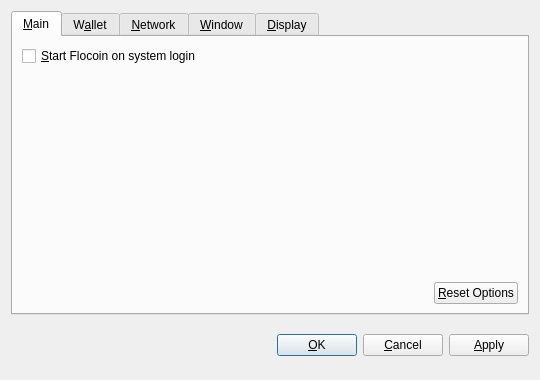
<?xml version="1.0" encoding="UTF-8"?>
<ui version="4.0">
 <class>OptionsDialog</class>
 <widget class="QDialog" name="OptionsDialog">
  <property name="geometry">
   <rect>
    <x>0</x>
    <y>0</y>
    <width>540</width>
    <height>380</height>
   </rect>
  </property>
  <property name="windowTitle">
   <string>Options</string>
  </property>
  <property name="modal">
   <bool>true</bool>
  </property>
  <layout class="QVBoxLayout" name="verticalLayout">
   <item>
    <widget class="QTabWidget" name="tabWidget">
     <property name="tabPosition">
      <enum>QTabWidget::North</enum>
     </property>
     <property name="currentIndex">
      <number>0</number>
     </property>
     <widget class="QWidget" name="tabMain">
      <attribute name="title">
       <string>&amp;Main</string>
      </attribute>
      <layout class="QVBoxLayout" name="verticalLayout_Main">
       <item>
        <widget class="QCheckBox" name="bitcoinAtStartup">
         <property name="toolTip">
          <string>Automatically start Flocoin after logging in to the system.</string>
         </property>
         <property name="text">
          <string>&amp;Start Flocoin on system login</string>
         </property>
        </widget>
       </item>
       <item>
        <spacer name="verticalSpacer_Main">
         <property name="orientation">
          <enum>Qt::Vertical</enum>
         </property>
         <property name="sizeHint" stdset="0">
          <size>
           <width>20</width>
           <height>40</height>
          </size>
         </property>
        </spacer>
       </item>
       <item>
        <layout class="QHBoxLayout" name="horizontalLayout_2_Main">
         <item>
          <spacer name="horizontalSpacer_2_Main">
           <property name="orientation">
            <enum>Qt::Horizontal</enum>
           </property>
           <property name="sizeHint" stdset="0">
            <size>
             <width>40</width>
             <height>20</height>
            </size>
           </property>
          </spacer>
         </item>
         <item>
          <widget class="QPushButton" name="resetButton">
           <property name="toolTip">
            <string>Reset all client options to default.</string>
           </property>
           <property name="text">
            <string>&amp;Reset Options</string>
           </property>
           <property name="autoDefault">
            <bool>false</bool>
           </property>
          </widget>
         </item>
        </layout>
       </item>
      </layout>
     </widget>
     <widget class="QWidget" name="tabWallet">
      <attribute name="title">
       <string>W&amp;allet</string>
      </attribute>
      <layout class="QVBoxLayout" name="verticalLayout_Network">
       <item>
        <widget class="QLabel" name="transactionFeeInfoLabel">
         <property name="text">
          <string>Optional transaction fee per kB that helps make sure your transactions are processed quickly. Most transactions are 1 kB.</string>
         </property>
         <property name="textFormat">
          <enum>Qt::PlainText</enum>
         </property>
         <property name="wordWrap">
          <bool>true</bool>
         </property>
        </widget>
       </item>
       <item>
        <layout class="QHBoxLayout" name="horizontalLayout_1_Main">
         <item>
          <widget class="QLabel" name="transactionFeeLabel">
           <property name="text">
            <string>Pay transaction &amp;fee</string>
           </property>
           <property name="textFormat">
            <enum>Qt::PlainText</enum>
           </property>
           <property name="buddy">
            <cstring>transactionFee</cstring>
           </property>
          </widget>
         </item>
         <item>
          <widget class="BitcoinAmountField" name="transactionFee"/>
         </item>
         <item>
          <spacer name="horizontalSpacer_1_Main">
           <property name="orientation">
            <enum>Qt::Horizontal</enum>
           </property>
           <property name="sizeHint" stdset="0">
            <size>
             <width>40</width>
             <height>20</height>
            </size>
           </property>
          </spacer>
         </item>
        </layout>
       </item>
       <item>
        <widget class="QLabel" name="label">
         <property name="text">
          <string>If you disable the spending of unconfirmed change, the change from a transaction cannot be used until that transaction has at least one confirmation. This also affects how your balance is computed.</string>
         </property>
         <property name="wordWrap">
          <bool>true</bool>
         </property>
        </widget>
       </item>
       <item>
        <widget class="QCheckBox" name="spendZeroConfChange">
         <property name="text">
          <string>Spend unconfirmed change  (experts only)</string>
         </property>
        </widget>
       </item>
       <item>
        <spacer name="verticalSpacer">
         <property name="orientation">
          <enum>Qt::Vertical</enum>
         </property>
         <property name="sizeHint" stdset="0">
          <size>
           <width>20</width>
           <height>40</height>
          </size>
         </property>
        </spacer>
       </item>
      </layout>
     </widget>
     <widget class="QWidget" name="tabNetwork">
      <attribute name="title">
       <string>&amp;Network</string>
      </attribute>
      <layout class="QVBoxLayout" name="verticalLayout_Network">
       <item>
        <widget class="QCheckBox" name="mapPortUpnp">
         <property name="toolTip">
          <string>Automatically open the Flocoin client port on the router. This only works when your router supports UPnP and it is enabled.</string>
         </property>
         <property name="text">
          <string>Map port using &amp;UPnP</string>
         </property>
        </widget>
       </item>
       <item>
        <widget class="QCheckBox" name="connectSocks">
         <property name="toolTip">
          <string>Connect to the Flocoin network through a SOCKS proxy (e.g. when connecting through Tor).</string>
         </property>
         <property name="text">
          <string>&amp;Connect through SOCKS proxy:</string>
         </property>
        </widget>
       </item>
       <item>
        <layout class="QHBoxLayout" name="horizontalLayout_Network">
         <item>
          <widget class="QLabel" name="proxyIpLabel">
           <property name="text">
            <string>Proxy &amp;IP:</string>
           </property>
           <property name="textFormat">
            <enum>Qt::PlainText</enum>
           </property>
           <property name="buddy">
            <cstring>proxyIp</cstring>
           </property>
          </widget>
         </item>
         <item>
          <widget class="QValidatedLineEdit" name="proxyIp">
           <property name="maximumSize">
            <size>
             <width>140</width>
             <height>16777215</height>
            </size>
           </property>
           <property name="toolTip">
            <string>IP address of the proxy (e.g. 127.0.0.1)</string>
           </property>
          </widget>
         </item>
         <item>
          <widget class="QLabel" name="proxyPortLabel">
           <property name="text">
            <string>&amp;Port:</string>
           </property>
           <property name="textFormat">
            <enum>Qt::PlainText</enum>
           </property>
           <property name="buddy">
            <cstring>proxyPort</cstring>
           </property>
          </widget>
         </item>
         <item>
          <widget class="QLineEdit" name="proxyPort">
           <property name="maximumSize">
            <size>
             <width>55</width>
             <height>16777215</height>
            </size>
           </property>
           <property name="toolTip">
            <string>Port of the proxy (e.g. 9050)</string>
           </property>
          </widget>
         </item>
         <item>
          <widget class="QLabel" name="socksVersionLabel">
           <property name="text">
            <string>SOCKS &amp;Version:</string>
           </property>
           <property name="textFormat">
            <enum>Qt::PlainText</enum>
           </property>
           <property name="buddy">
            <cstring>socksVersion</cstring>
           </property>
          </widget>
         </item>
         <item>
          <widget class="QValueComboBox" name="socksVersion">
           <property name="toolTip">
            <string>SOCKS version of the proxy (e.g. 5)</string>
           </property>
          </widget>
         </item>
         <item>
          <spacer name="horizontalSpacer_Network">
           <property name="orientation">
            <enum>Qt::Horizontal</enum>
           </property>
           <property name="sizeHint" stdset="0">
            <size>
             <width>40</width>
             <height>20</height>
            </size>
           </property>
          </spacer>
         </item>
        </layout>
       </item>
       <item>
        <spacer name="verticalSpacer_Network">
         <property name="orientation">
          <enum>Qt::Vertical</enum>
         </property>
         <property name="sizeHint" stdset="0">
          <size>
           <width>20</width>
           <height>40</height>
          </size>
         </property>
        </spacer>
       </item>
      </layout>
     </widget>
     <widget class="QWidget" name="tabWindow">
      <attribute name="title">
       <string>&amp;Window</string>
      </attribute>
      <layout class="QVBoxLayout" name="verticalLayout_Window">
       <item>
        <widget class="QCheckBox" name="minimizeToTray">
         <property name="toolTip">
          <string>Show only a tray icon after minimizing the window.</string>
         </property>
         <property name="text">
          <string>&amp;Minimize to the tray instead of the taskbar</string>
         </property>
        </widget>
       </item>
       <item>
        <widget class="QCheckBox" name="minimizeOnClose">
         <property name="toolTip">
          <string>Minimize instead of exit the application when the window is closed. When this option is enabled, the application will be closed only after selecting Quit in the menu.</string>
         </property>
         <property name="text">
          <string>M&amp;inimize on close</string>
         </property>
        </widget>
       </item>
       <item>
        <spacer name="verticalSpacer_Window">
         <property name="orientation">
          <enum>Qt::Vertical</enum>
         </property>
         <property name="sizeHint" stdset="0">
          <size>
           <width>20</width>
           <height>40</height>
          </size>
         </property>
        </spacer>
       </item>
      </layout>
     </widget>
     <widget class="QWidget" name="tabDisplay">
      <attribute name="title">
       <string>&amp;Display</string>
      </attribute>
      <layout class="QVBoxLayout" name="verticalLayout_Display">
       <item>
        <layout class="QHBoxLayout" name="horizontalLayout_1_Display">
         <item>
          <widget class="QLabel" name="langLabel">
           <property name="text">
            <string>User Interface &amp;language:</string>
           </property>
           <property name="textFormat">
            <enum>Qt::PlainText</enum>
           </property>
           <property name="buddy">
            <cstring>lang</cstring>
           </property>
          </widget>
         </item>
         <item>
          <widget class="QValueComboBox" name="lang">
           <property name="toolTip">
            <string>The user interface language can be set here. This setting will take effect after restarting Flocoin.</string>
           </property>
          </widget>
         </item>
        </layout>
       </item>
       <item>
        <layout class="QHBoxLayout" name="horizontalLayout_2_Display">
         <item>
          <widget class="QLabel" name="unitLabel">
           <property name="text">
            <string>&amp;Unit to show amounts in:</string>
           </property>
           <property name="textFormat">
            <enum>Qt::PlainText</enum>
           </property>
           <property name="buddy">
            <cstring>unit</cstring>
           </property>
          </widget>
         </item>
         <item>
          <widget class="QValueComboBox" name="unit">
           <property name="toolTip">
            <string>Choose the default subdivision unit to show in the interface and when sending coins.</string>
           </property>
          </widget>
         </item>
        </layout>
       </item>
       <item>
        <widget class="QCheckBox" name="displayAddresses">
         <property name="toolTip">
          <string>Whether to show Flocoin addresses in the transaction list or not.</string>
         </property>
         <property name="text">
          <string>&amp;Display addresses in transaction list</string>
         </property>
        </widget>
       </item>
       <item>
        <widget class="QCheckBox" name="coinControlFeatures">
         <property name="toolTip">
          <string>Whether to show coin control features or not.</string>
         </property>
         <property name="text">
          <string>Display coin &amp;control features (experts only!)</string>
         </property>
        </widget>
       </item>
       <item>
        <spacer name="verticalSpacer_Display">
         <property name="orientation">
          <enum>Qt::Vertical</enum>
         </property>
         <property name="sizeHint" stdset="0">
          <size>
           <width>20</width>
           <height>40</height>
          </size>
         </property>
        </spacer>
       </item>
      </layout>
     </widget>
    </widget>
   </item>
   <item>
    <layout class="QHBoxLayout" name="horizontalLayout_Buttons">
     <item>
      <spacer name="horizontalSpacer_1">
       <property name="orientation">
        <enum>Qt::Horizontal</enum>
       </property>
       <property name="sizeHint" stdset="0">
        <size>
         <width>40</width>
         <height>48</height>
        </size>
       </property>
      </spacer>
     </item>
     <item>
      <widget class="QLabel" name="statusLabel">
       <property name="font">
        <font>
         <weight>75</weight>
         <bold>true</bold>
        </font>
       </property>
       <property name="text">
        <string/>
       </property>
       <property name="textFormat">
        <enum>Qt::PlainText</enum>
       </property>
       <property name="wordWrap">
        <bool>true</bool>
       </property>
      </widget>
     </item>
     <item>
      <spacer name="horizontalSpacer_2">
       <property name="orientation">
        <enum>Qt::Horizontal</enum>
       </property>
       <property name="sizeHint" stdset="0">
        <size>
         <width>40</width>
         <height>48</height>
        </size>
       </property>
      </spacer>
     </item>
     <item>
      <widget class="QPushButton" name="okButton">
       <property name="text">
        <string>&amp;OK</string>
       </property>
      </widget>
     </item>
     <item>
      <widget class="QPushButton" name="cancelButton">
       <property name="text">
        <string>&amp;Cancel</string>
       </property>
       <property name="autoDefault">
        <bool>false</bool>
       </property>
      </widget>
     </item>
     <item>
      <widget class="QPushButton" name="applyButton">
       <property name="text">
        <string>&amp;Apply</string>
       </property>
       <property name="autoDefault">
        <bool>false</bool>
       </property>
      </widget>
     </item>
    </layout>
   </item>
  </layout>
 </widget>
 <customwidgets>
  <customwidget>
   <class>BitcoinAmountField</class>
   <extends>QSpinBox</extends>
   <header>bitcoinamountfield.h</header>
  </customwidget>
  <customwidget>
   <class>QValueComboBox</class>
   <extends>QComboBox</extends>
   <header>qvaluecombobox.h</header>
  </customwidget>
  <customwidget>
   <class>QValidatedLineEdit</class>
   <extends>QLineEdit</extends>
   <header>qvalidatedlineedit.h</header>
  </customwidget>
 </customwidgets>
 <resources/>
 <connections/>
</ui>
